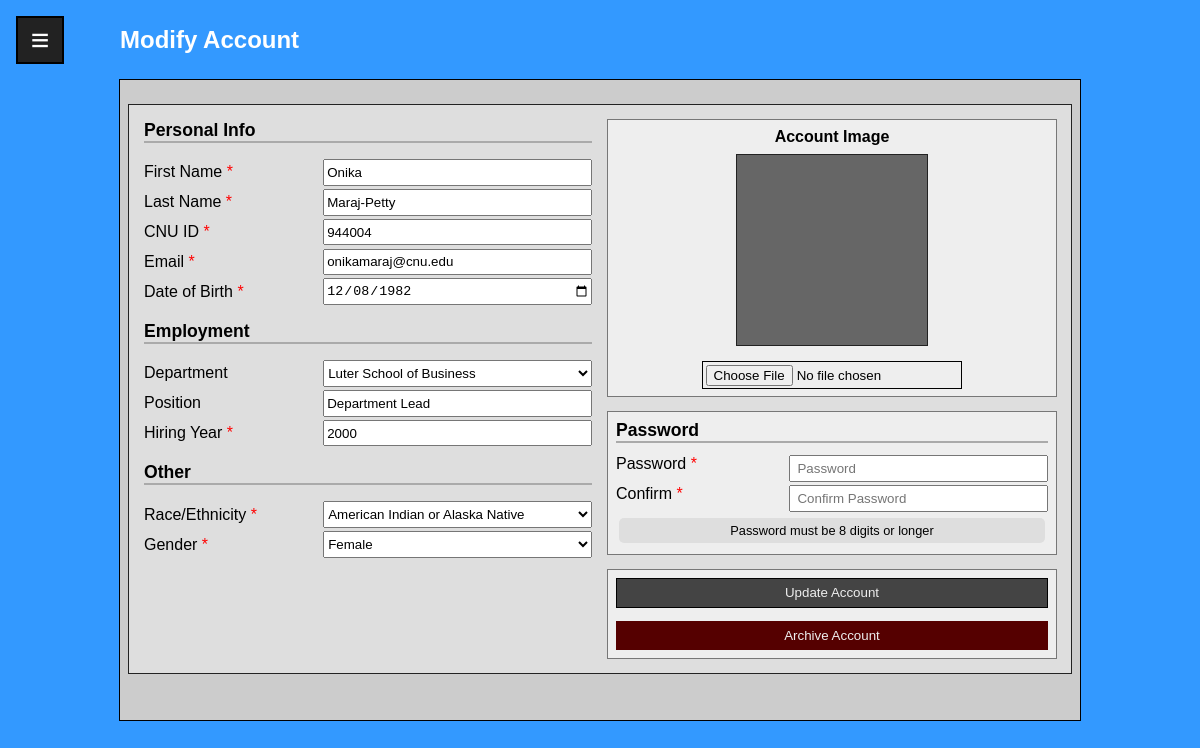
Before: /user_modify.php?user=944004 (signed in) with the older database file.
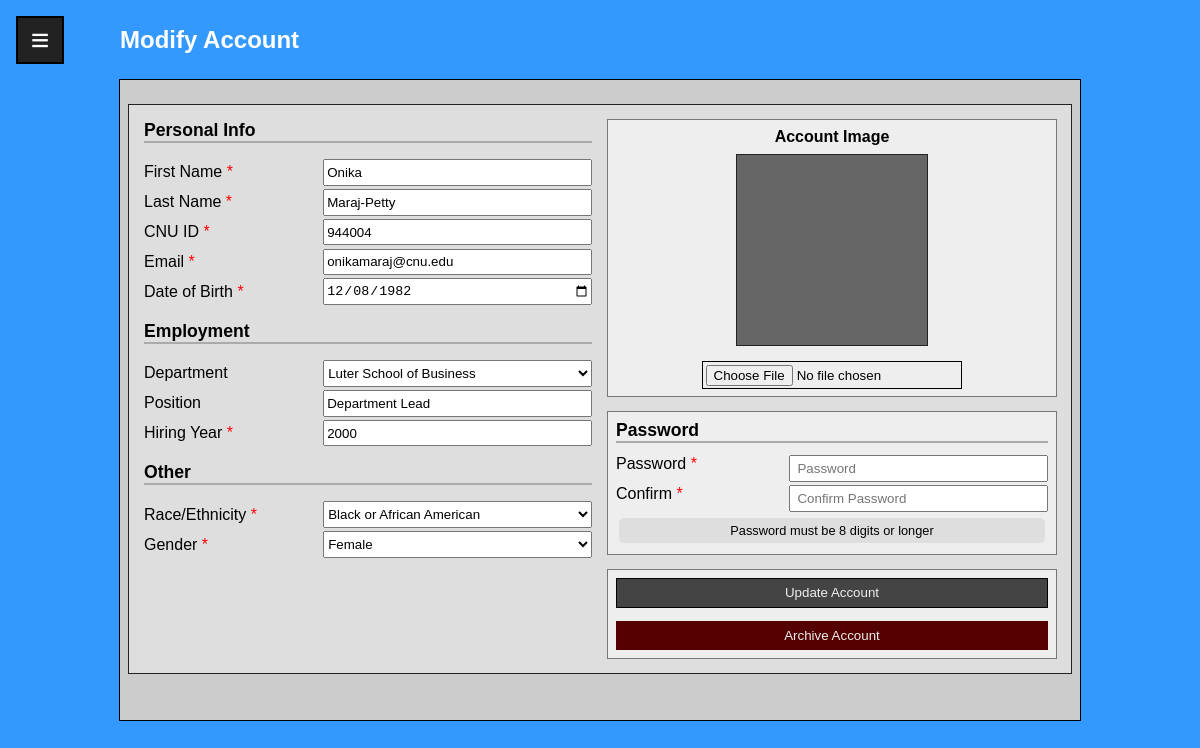
After: the same page with the newer database file.
### tables this page shows
CREATE TABLE IF NOT EXISTS `User` (
  `CNU_ID` INT NOT NULL AUTO_INCREMENT,
  `Password` VARCHAR(24) NOT NULL,
  `Fname` VARCHAR(45) NOT NULL,
  `Lname` VARCHAR(45) NOT NULL,
  `Email` VARCHAR(72) NOT NULL,
  `Department` VARCHAR(45),
  `Position` VARCHAR(45),
  `Birthday` DATE NOT NULL,
  `Hiring_Year` YEAR(4) NOT NULL,
  `Gender` VARCHAR(45) NOT NULL,
  `Race` VARCHAR(45) NOT NULL,
  `Permissions` VARCHAR(45) NOT NULL DEFAULT 'User',
  `Photo` Blob,
  `Archival_Date` DATE DEFAULT NULL,
  PRIMARY KEY (`CNU_ID`));

### user_modify.php (the view, shortened to what this page needs)
<!DOCTYPE html>
<html lang="en" dir="ltr">
<head>
  <link rel="stylesheet" href="css/profile.css" type="text/css">
  <?php
    require "databaseconnect.php";
    $entered_id = $_GET['user'];
    $user_sql = "SELECT * FROM `User` WHERE CNU_ID = ?";
    $stmt = $conn->prepare($user_sql);
    $stmt->bind_param('i', $entered_id);
    $stmt->execute();
    $stmt->bind_result(
      $CNU_ID, $Password, $Fname, $Lname, $Email, $Department, $Position, $Birthday, $Hiring_Year, $Gender, $Race, $Permissions, $Photo, $Archival_Date
    );
    function print_value($desired_value) {
      echo "value='$desired_value'";
    }
    function print_options(array $options, $selected="Please select...") {
      array_unshift($options, "Please select...");
      foreach ($options as $option) {
        echo "<option value='$option'";
        echo ($selected == $option ? " selected" : "");
        echo ($option == "Please select..." ? " disabled hidden" : "");
        echo ">$option</option>";
      }
     }
  ?>
</head>
<body>
<?php include 'hamburger_menu.php'; ?>
  <div class="wrapper">
    <header>
      <h2>Modify Account</h2>
    </header>
    <form action="user_modify.php" method="post">
      <div class="body">
        <div class="column">
          <span class="sub heading">Personal Info</span>
          <div class="list">
            <label for='fname' class='required'>First Name</label>
            <input id='fname' type="text" name="fname" placeholder="First Name" <?php print_value($Fname); ?>required>
            <label for='lname' class='required'>Last Name</label>
            <input id='lname' type="text" name="lname" placeholder="Last Name" <?php print_value($Lname); ?> required>
            <label for='cnu_id' class='required'>CNU ID</label>
            <input id='cnu_id' type="number" name="cnu_id" placeholder="CNU ID" max=999999 <?php print_value($CNU_ID); ?> readonly="readonly">
            <label for='email' class='required'>Email</label>
            <input id='email' type="email" name="email" placeholder="Email" <?php print_value($Email); ?> required>
            <label for='bday' class='required'>Date of Birth</label>
            <input id='bday' type="date" name="bday" <?php print_value($Birthday); ?> required>
          </div>
          <span class="sub heading">Employment</span>
          <div class="list">
            <label for='department'>Department</label>
            <select id="department" name="department">
              <?php
              $dept_options = array(
                "Communication",
                "Economics",
                "Preparation/Teacher Education",
                "English",
                "Fine Art and Art History",
                "History",
                "Leadership and American Studies",
                "Luter School of Business",
                "Modern and Classical Languages and Literatures",
                "Molecular Biology and Chemistry",
                "Music",
                "Neuroscience",
                "Organismal and Environmental Biology",
                "Philosophy and Religion",
                "Political Science",
                "Physics, Computer Science and Engineering",
                "Pschology",
                "Sociology, Social Work and Anthropology",
                "Theater and Dance"
              );
              print_options($dept_options, $Department);
              ?>
            </select>
            <label for='position'>Position</label>
            <input id='position' type="text" name="position" placeholder="Position" <?php print_value($Position); ?> >
            <label for='hiring_year' class='required'>Hiring Year</label>
            <input id='hiring_year' type="number" name="hiring_year" max='<?php echo date('Y')."'"; echo " value='$Hiring_Year'" ?> required>
          </div>
          <span class="sub heading">Other</span>
          <div class="list">
            <label for='race' class='required'>Race/Ethnicity</label>
            <select id="race" name="race" required>
            </select>
            <label for='gender' class='required'>Gender</label>
            <select id="gender" name="gender" required>
            </select>
          </div>
        </div>
        <div class="column tiles">
          <div class="tile center">
            <label for="img" class="heading">Account Image</label>
            <div class="image"></div>
            <input type="file" id="img" name="img" value=NULL accept="image/png">
          </div>
          <div class="tile list">
            <span class="sub heading">Password</span>
            <label for="pass" class="required">Password</label>
            <input id='pass' type="password" name="pass" placeholder="Password" maxlength="24">
            <label for='cpass' class="required">Confirm</label>
            <input id='cpass' type="password" name="cpass" placeholder="Confirm Password" maxlength="24">
            <span id="pass_validation">
            </span>
          </div>
          <div class="tile">
            <input id='update' name='update' type="submit" value="Update Account">
            <input class='danger' id='archive' name='archive' type="submit" form="archive" value="Archive Account">
          </div>
        </div>
      </div>
  </div>
</body>
</html>

### hamburger_menu.php
<?php
$current_user = query_user($current_user_id);
$current_user_name = $current_user['Fname']." ".$current_user["Lname"];
echo "
<button class='toggler'></button>
<div class='menu_focus'></div>
<div class='menu_wrapper'>
    <div class='menu_header'>
        <div class='menu_image'></div>
        <div class='menu_user'>
            <span>Logged in as:</span>
            <br>
            <b>$current_user_name</b>
            <span>$current_user_id</span>
        </div>
    </div>
    <ul class='menu_body'>
        <li><a href='homepage.php'>Home</a></li>
        <li><a href='user_details.php?user=$current_user_id'>User Profile</a></li>
        <li><a href='committee_selection.php'>Commitees</a></li>
        <li><a href='election_selection.php'>Elections</a></li>
        <li><a href='notifications.php'>Notifications</a></li>".
        (in_array($current_user_permissions, array("Admin", "Super")) ? "<li><a href='user_selection.php'>All Users</a></li>" : "")
."    </ul>
</div>
";
?>

### css/profile.css (style rules this page uses)
.body { outline-offset: -1px; padding: 1em; display: flex; flex-flow: row wrap; align-items: flex-start; gap: 1em; }
.body .column { display: flex; flex-flow: column nowrap; justify-content: center; flex: 1; gap: 1em; }
.tiles { width: 100%; display: grid; grid-template-columns: repeat(auto-fit, minmax(250px, 1fr)); grid-auto-rows: minmax(min-content, 1fr); grid-gap: 1em; justify-content: center; }
.tiles .tile { position: relative; align-items: flex-start; display: grid; grid-auto-rows: minmax(min-content, auto); grid-auto-flow: row; padding: 0.5em; }
.tile input { padding: 0.5em; }
.tile.center { justify-content: center; align-items: center; }
.tile .heading { margin-bottom: 0.5em; }
.list .heading { grid-column: 1 / -1; }
.list { flex: 1; display: grid; grid-row-gap: 0.2em; grid-auto-rows: min-content; grid-template-columns: 2fr 3fr; align-items: center; }
.list input, .list select { width: 100%; height: 2em; }
.list option { width: inherit; }
.body input[type=file] { outline: 1px solid black; padding: 0.2em; }
.body .image { margin: 0 auto 1em auto; width: 12em; height: 12em; border: 1px solid #222222; background-color: #666666; }
#pass_validation { font-size: 0.8em; margin: 0.2em; height: 2em; display: flex; align-items: center; justify-content: center; grid-column: 1 / 3; border-radius: 5px; border: #AAAAAA; background-color: #DEDEDE; }
.body { outline: 1px solid #222222; background-color: #DEDEDE; }
.tile { outline: 1px solid #777777; background-color: #EEEEEE; }
.heading.sub { border-bottom: 2px solid #AAAAAA; }

### css/common.css (style rules this page uses)
* { box-sizing: border-box; }
body { margin: 0; padding: 0; height: 100vh; display: flex; flex-flow: column nowrap; position: relative; font-family: Arial, Helvetica, sans-serif; background-color: #3399FF; }
.wrapper { width: 80%; height: 80vh; position: absolute; top: 10%; right: 10%; left: 10%; display: grid; grid-auto-flow: row; grid-auto-rows: min-content; row-gap: 1em; overflow: scroll; padding: 0.5em; outline: 1px solid #000000; }
.wrapper:after { height: 0.25em; content: ''; }
header { width: auto; height: 10%; color: #FFFFFF; position: fixed; top: 0; display: flex; align-items: center; border-bottom: 1px solid black; z-index: 999; }
header * { padding: 0; margin: 0; }
.center { display: flex; flex-flow: column nowrap; text-align: center; justify-content: center; align-items: center; align-content: center; }
.heading { font-weight: bold; padding: 0; }
.heading.sub { font-size: 1.1em; }
.required::after { content:' *'; color: #FF0000; }
.wrapper { background-color: #CCCCCC; }
.wrapper button, .wrapper input[type=submit] { cursor: pointer; color: #EEEEEE; background-color: #444444; border: 1px solid #000000; }
.danger { background-color: #550000 !important; margin-top: 1em; border: #220000 !important; }

### css/hamburger.css (style rules this page uses)
.toggler { position: fixed; top: 0.5em; left: 0.5em; z-index: 99999; cursor: pointer; max-height: 1.5em; max-width: 1.5em; width: 100%; height: 100%; background-color: #222222; border: 2px solid #000000; color: #FFFFFF; display: flex; justify-content: center; align-items: center; border-radius: 0; font-size: 2em; transition: color 0.2s, border 0.2s; }
.toggler:not(.toggled)::after { content: "≡"; }

Changed rows visible on the page:
changed user "Onika": race (not shown) → "Black or African American"
Other visible differences:
form field race: "American Indian or Alaska Native" → (not shown)
